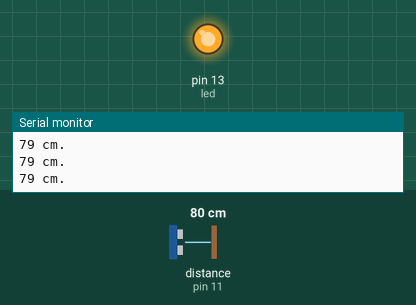
This sketch was run on a simulated Arduino Uno, built with avr-gcc and run on an emulated ATmega328P. Shown: output pins drawn as LEDs (lit = HIGH), the last lines printed to the serial monitor. Wiring (inferred from the names in the program): ultrasonic range finder: trigger pin 12; echo pin 11. Dashed ring = blinking. Inputs (shaded band) come from the test bench; at power-on: distance to the obstacle (sensor on pin 11) 80 cm. The echo pulse lasts 58.3 µs per cm; pins used as bus, display or sensor lines are not drawn.

Above: at 1.2 s.
1.3 s: distance to the obstacle (sensor on pin 11) set to 43 cm
3.6 s: distance to the obstacle (sensor on pin 11) set to 37 cm
At 4.9 s:
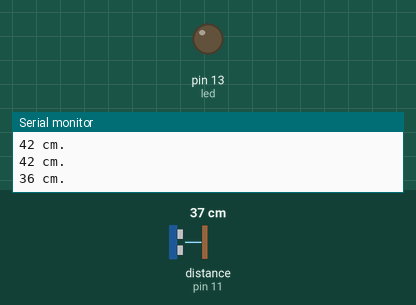
6.6 s: distance to the obstacle (sensor on pin 11) set to 60 cm
At 8.1 s:
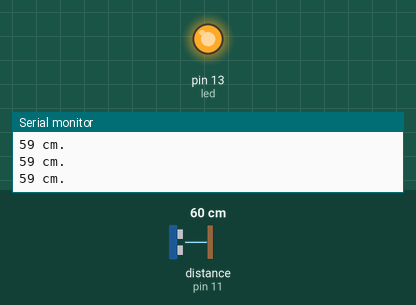
8.4 s: distance to the obstacle (sensor on pin 11) set to 35 cm
At 10.7 s:
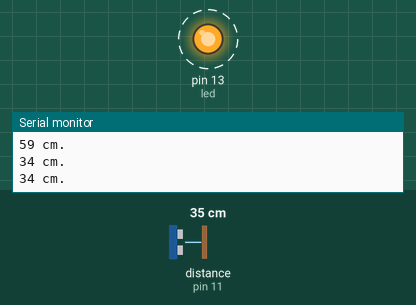
Timing chart, 0 to 12.4 s (numbered marks = the images above; inputs shaded):
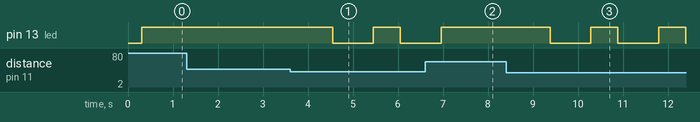

The sketch:

slavaobst_led_oscar.ino
```cpp
/*

    Ultra Sonic range measurement module HC-SR04

*/

const int trigPin = 12; // constant
const int echoPin = 11;
int led = 13;            // variable

void setup()
{	Serial.begin (9600); // Initializes serial communication
  	pinMode(trigPin, OUTPUT);
  	pinMode(echoPin, INPUT);
  	pinMode(led, OUTPUT);
}

void loop()
{	long duration, range ;

	  digitalWrite(trigPin, LOW);  	// Resets trigger
    delayMicroseconds(2);
    digitalWrite(trigPin, HIGH);	// Enables transmission pulse
    delayMicroseconds(10);
    digitalWrite(trigPin, LOW);	// Disables transmission pulse and waits for echo

    duration = pulseIn(echoPin, HIGH) ;
 	  range = duration / 58.28  ; // Calculates the range in cm.
    delay(300);

    Serial.println(String(range) + " cm."); // Tools-->Serial Monitor to see the range

    // Let's set the blinking rate
    if (range<5){
    digitalWrite ( led , HIGH) ;
    delay(20);
    digitalWrite( led , LOW) ;
    delay(20);
     } else if (range<10){
            digitalWrite ( led , HIGH) ;
            delay(50);
            digitalWrite( led , LOW) ;
            delay(50);
            } else if (range<20){
                    digitalWrite ( led , HIGH) ;
                    delay(100);
                    digitalWrite( led , LOW) ;
                    delay(100);
                    } else if (range<30){
                            digitalWrite ( led , HIGH) ;
                            delay(400);
                            digitalWrite( led , LOW) ;
                            delay(400);
                            } else if (range<40){
                                    digitalWrite ( led , HIGH) ;
                                    delay(600);
                                    digitalWrite( led , LOW) ;
                                    delay(600);
                                    } else
                                        digitalWrite ( led , HIGH) ;

 }
```

Measured:
- the behaviour switches between 41 and 40 cm on distance to the obstacle (sensor on pin 11) (found by bisection; images 0 and 1)
- after the input at 3.6 s, pin 13 (led): HIGH → LOW after 0.95 s, → HIGH 0.90 s later, → LOW 0.60 s later
- after the input at 6.6 s, pin 13 (led): goes on until 7.0 s, then stays HIGH
- after the input at 8.4 s, pin 13 (led): alternates HIGH for 0.60 s and LOW for 0.90 s, starting after 0.98 s
